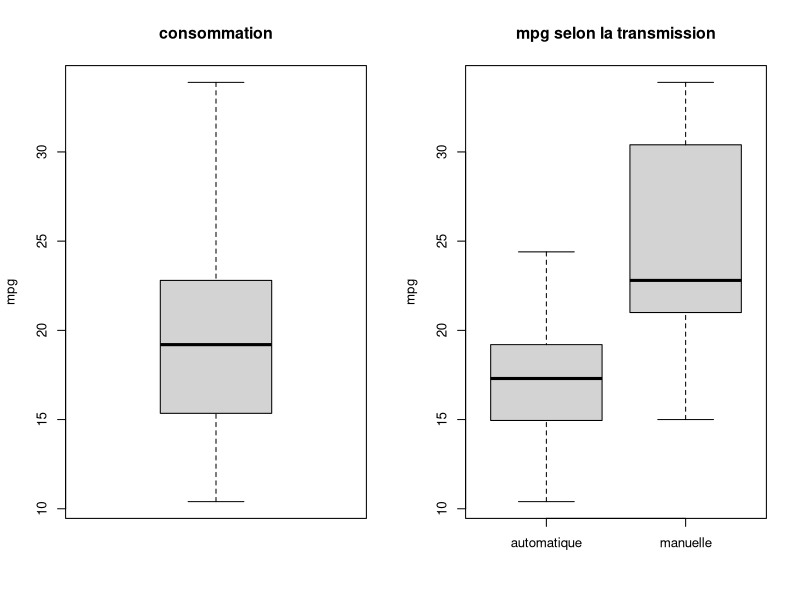
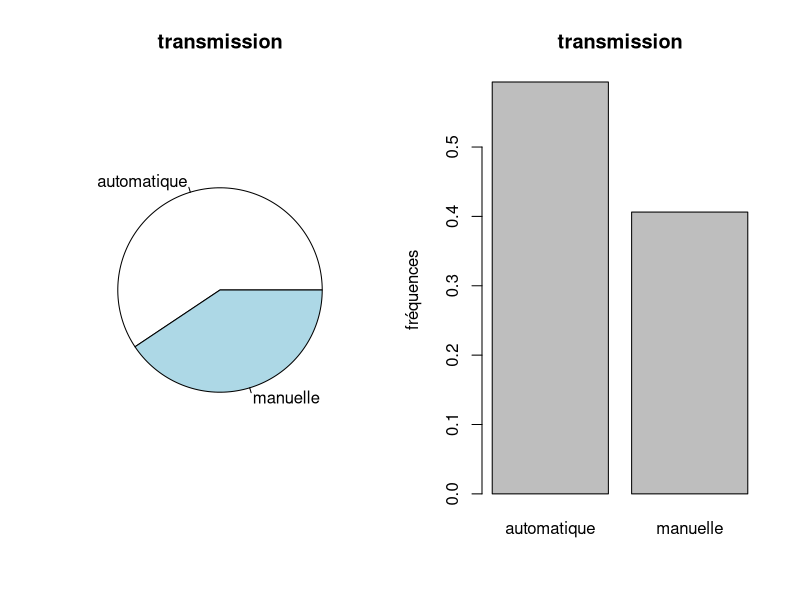
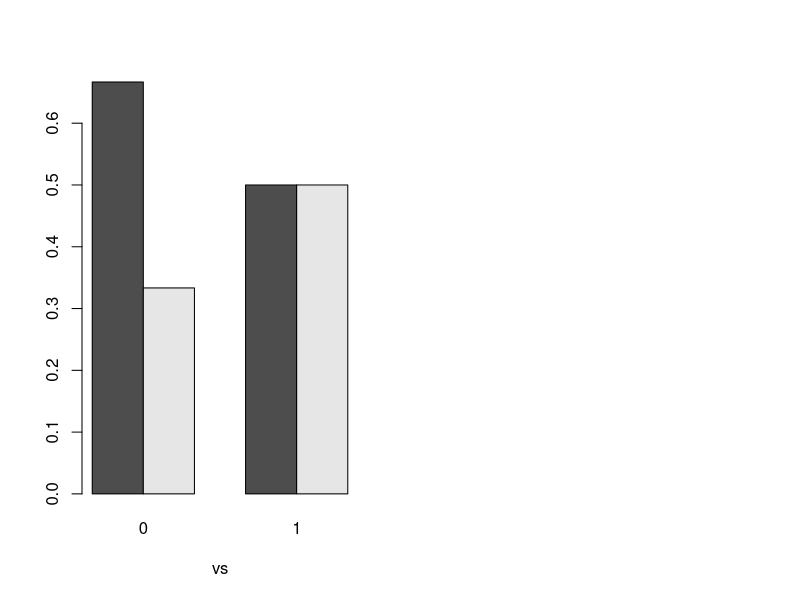
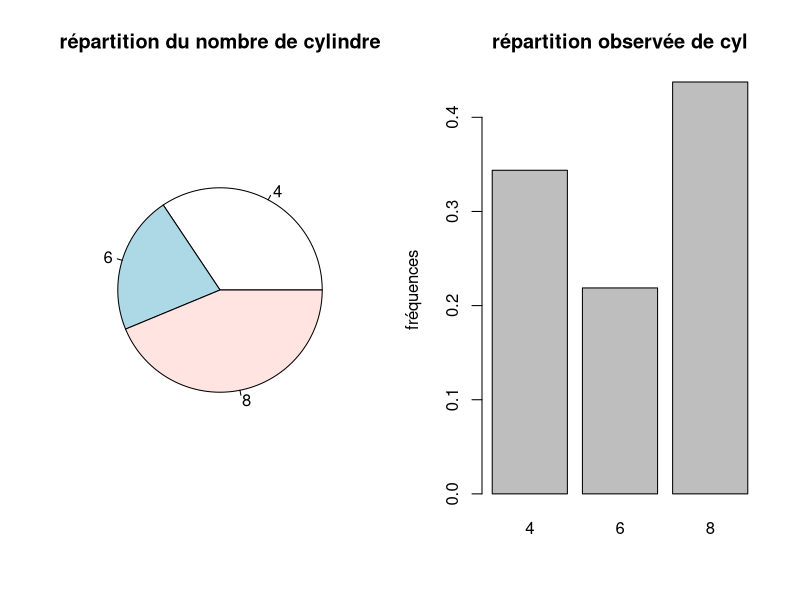
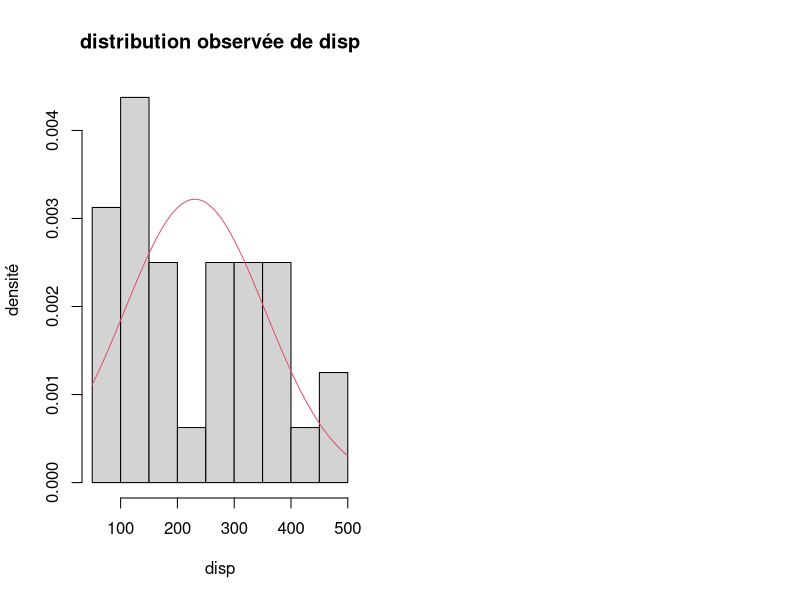
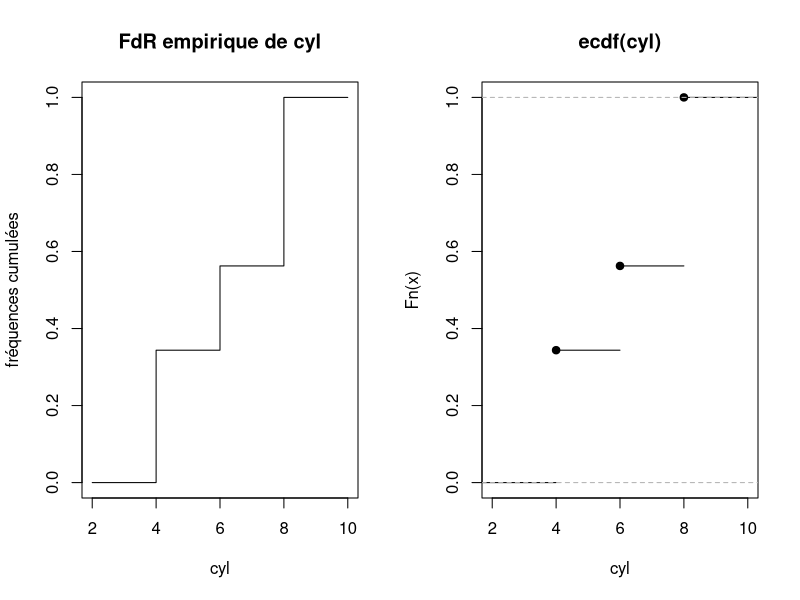

Reproduce these figures in R, in order.
## ---- chunk 1
knitr::opts_chunk$set(echo = TRUE, out.width="50%")
## ---- chunk 2
table(mtcars$carb)
## ---- chunk 3
summary(mtcars)
## ---- chunk 4
mpg <- mtcars$mpg # indicateur de consommation
cyl <- mtcars$cyl # nb cylindres
am <- mtcars$am # transmission 1 si manuelle
disp <- mtcars$disp # vol de carb déplacé dans les pistons du moteur (gde va = gros moteur)
vs <- mtcars$vs
## ---- chunk 5
par(mfrow=c(1,2),cex=0.8)
boxplot(mpg,main="consommation",ylab="mpg")
boxplot(mtcars[am==0,"mpg"],mtcars[am==1,"mpg"],ylab="mpg",names=c("automatique","manuelle"),main="mpg selon la transmission")
## ---- chunk 6
table(am)
## ---- chunk 7
freqtab <- prop.table(table(am)); # table(am)/length(am) 
## ---- chunk 8
par(mfrow=c(1,2))
pie(freqtab,labels=c("automatique","manuelle"), main="transmission")
barplot(freqtab, main="transmission",names=c("automatique","manuelle"),ylab="fréquences")
## ---- chunk 9
table(am,vs); 
## ---- chunk 10
prop.table(table(am,vs))
## ---- chunk 11
prop.table(table(am,vs),1) # fréquence des vs pour chaque am
prop.table(table(am,vs),2) # fréquence des am pour chaque vs
barplot(prop.table(table(am,vs),2),beside=T,xlab="vs")
## ---- chunk 12
sum(cyl) # somme 
sum(cyl^2) # somme des carrés
mean(cyl) # moyenne: sum(cyl)/length(cyl)
sum((cyl-mean(cyl))^2)/length(cyl) # variance empirique
var(cyl) # variance empirique corrigée
sd(cyl) # ecart-type corrigé
## ---- chunk 13
quantile(cyl)
## ---- chunk 14
mean(mpg) # moyenne
sd(mpg) # écart-type corrigé 
## ---- chunk 15
par(mfrow=c(1,2))
freqtabcyl <- table(cyl)/length(cyl)
pie(freqtabcyl, main="répartition du nombre de cylindre")
barplot(freqtabcyl, main="répartition observée de cyl", names=c("4","6","8"),ylab="fréquences")
## ---- chunk 16
hist(disp,prob=T,main="distribution observée de disp", ylab="densité",xlab="disp")
curve(dnorm(x,m=mean(disp),sd=sd(disp)),add=T,col=2)
## ---- chunk 17
cumsum(freqtabcyl) # cumsum(table(cyl)/length(cyl)) 
par(mfrow=c(1,2))
cumfreqcyl <- c(0,cumsum(freqtabcyl),1) 
plot(c(2,4,6,8,10),cumfreqcyl,type="s",xlab="cyl",ylab="fréquences cumulées",main="FdR empirique de cyl")
plot(ecdf(cyl),xlab="cyl")
